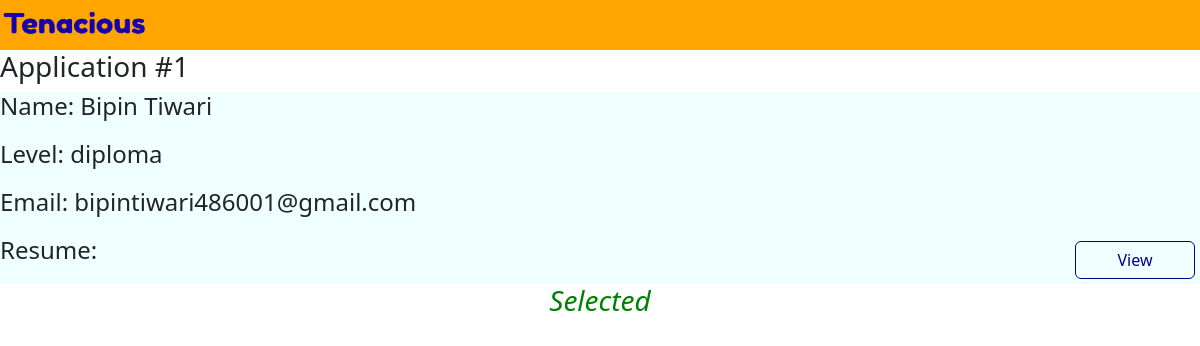
Page /company/applications/view/1 on the committed database.
### dbmodel.py (models this page shows, shortened)
class Application(db.Model):
    __tablename__ = 'application'
    a_id = db.Column(db.Integer(), primary_key = True, unique = True, autoincrement = True)
    status = db.Column(db.String(100), nullable = False)
    app_date = db.Column(db.DateTime, default = lambda: datetime.now(timezone.utc))
    int_date = db.Column(db.Date)
    student_id = db.Column(db.Integer, db.ForeignKey('student.s_id'), nullable=False)
    drive_id = db.Column(db.Integer, db.ForeignKey('drive.d_id'), nullable=False)

class Student(db.Model):
    __tablename__ = 'student'
    s_id = db.Column(db.Integer, primary_key=True, autoincrement=True)
    email = db.Column(db.String(200), unique = True, nullable = False)
    name = db.Column(db.String(200), nullable = False)
    password = db.Column(db.String(20), nullable = False)
    level = db.Column(db.String(10), nullable = False)
    cgpa = db.Column(db.String(10), nullable = False)
    blacklisted = db.Column(db.Boolean, default=False)
    applications = db.relationship('Application', backref = 'applicant', lazy = True)
    resume = db.Column(db.String(200), nullable = False)

### app.py (the view, shortened to what this page needs)
@app.route("/company/applications/view/<int:app_id>", methods = ['GET', 'POST'])
def view_st_application(app_id):
    j_app = apl.query.get(app_id)
    return render_template("comapplicationview.html", j_app = j_app)

### templates/comapplicationview.html (shortened to what this page needs)
{% extends "layout.html" %}
{% block main %}
<div>
    <h3>Application #{{j_app.a_id}}</h3>
    <h4 class="section-list borderless">Name: {{j_app.applicant.name}}</h4>
    <h4 class="section-list borderless">Level: {{j_app.applicant.level}}</h4>
    <h4 class="section-list borderless">Email: {{j_app.applicant.email}}</h4>
    <div class="section-list borderless">
        <h4>Resume:</h4>
        <a class="btn nav-button crud-buttons" href="{{url_for('static', filename = 'uploads/' + j_app.applicant.resume)}}"> View</a>
    </div>
    {% if j_app.status == 'applied' %}
    <form method="POST">
        <div class="centered">
            <button type="submit" class="btn nav-button crud-buttons" name="approval" value="yes">Approve</button>
            <button type="submit" class="btn nav-button crud-buttons" name="approval" value="no">Reject</button>
        </div>
    </form>
    {% elif j_app.status == 'interview scheduled' %}
    <form method="POST" class="centered">
            <button type="submit" class="btn nav-button crud-buttons" name="select" value="yes">Select Candidate</button>
    </form>
    {% elif j_app.status == 'selected' %}
    <div class="green"><h3>Selected</h3></div>
    {% else %}
    <div class="error"><h3>Rejected</h3></div>
    {% endif %}
{% endblock main %}

### static/main.css (style rules this page uses)
* { margin: 0px; }
.nav-button { border-color: darkblue; color: darkblue; }
.section-list { height: 48px; margin: 0; border-bottom: 1px solid black; background-color: azure; display: flex; justify-content: space-between; }
.borderless { border:none; }
.crud-buttons { width: 120px; margin-top: 5px; margin-bottom: 5px; margin-right: 5px; }
.green { color: green; text-align: center; font-style: italic; }

### rows in the picture
Application: a_id "1"
Student: applicant.name "Bipin Tiwari", applicant.level "diploma", applicant.email "bipintiwari486001@gmail.com"
